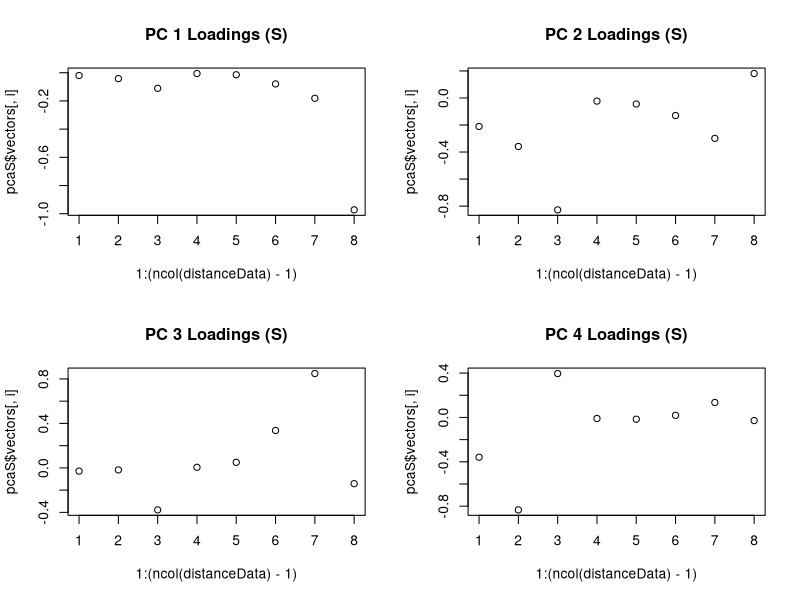
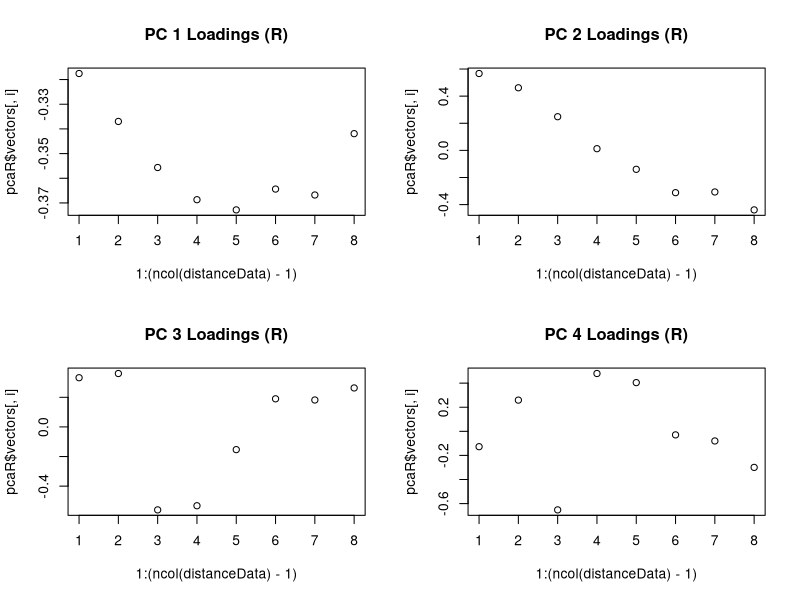
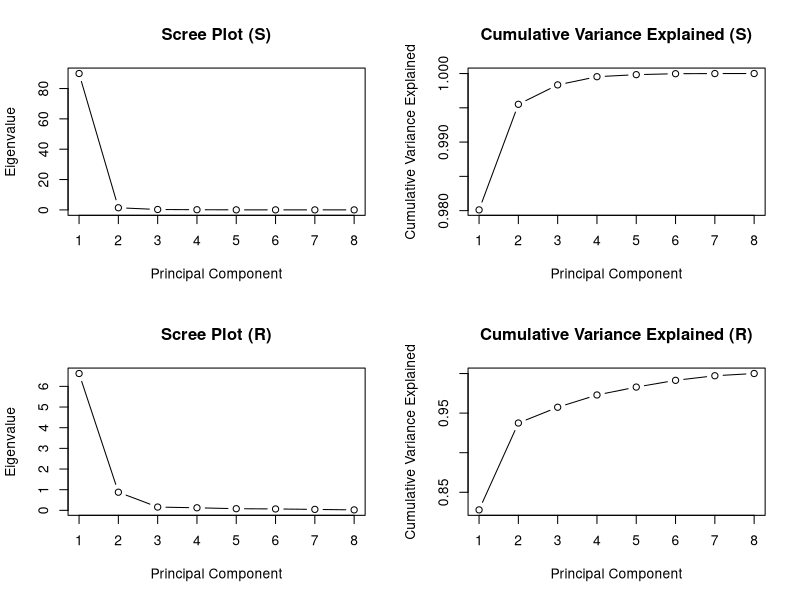

R code for these plots, in order:
## ---- chunk 1

library(MASS)
# Read the data
tempData <- read.csv("TempData.csv")

# Extract the relevant columns
decadesData <- tempData[, c('X1950s', 'X1960s', 'X1970s', 'X1980s', 'X1990s', 'X2000s')]

# Calculate mean vector and covariance matrix
meanVec <- colMeans(decadesData)
covMat <- cov(decadesData)

n <- nrow(decadesData)
p <- ncol(decadesData)

# Calculate Hotelling's T2 statistic
T2 <- n * t(meanVec) %*% solve(covMat) %*% meanVec

# Degrees of freedom
df1 <- p
df2 <- n - p

# Calculate the p-value using F-distribution
pval <- pf(T2, df1, df2, lower.tail = FALSE)

# Results
print(paste0("Hotelling's T2 statistic: ", T2))
print(paste0("Degrees of freedom: ", df1, ", ", df2))
print(paste0("P-value: ", pval))

# Check if the p-value is less than the significance level (e.g., 0.05)
if (pval < 0.05) {
  print("Reject the null hypothesis. Not all means are equal.")
} else {
  print("Fail to reject the null hypothesis. Means are equal.")
}
## ---- chunk 2
alpha <- 0.05
# Number of comparisons
m <- 5  
bonferroniFactor <- qt(1 - alpha / (2 * m), df = df2)

# Confidence Intervals
confIntervals <- matrix(NA, nrow = m, ncol = 2)
for (i in 2:(m + 1)) {
  diffMean <- meanVec[i] - meanVec[1]
  se <- sqrt(covMat[i, i] / n + covMat[1, 1] / n - 2 * covMat[i, 1] / n)
  marginOfError <- bonferroniFactor * se
  confIntervals[i - 1, ] <- c(diffMean - marginOfError, diffMean + marginOfError)
}

# Display Confidence Intervals
for (i in 2:(m + 1)) {
  print(paste0("95% Bonferroni CI for (mu", i, " - mu1): [", confIntervals[i - 1, 1], ", ", confIntervals[i - 1, 2], "]"))
}

# Check if intervals include 0
zeroIncluded <- any(confIntervals[, 1] <= 0 & confIntervals[, 2] >= 0)

# Conclusion
if (zeroIncluded) {
  print("At least one interval includes 0. Conclude that the corresponding means are not significantly different.")
} else {
  print("None of the intervals include 0. Conclude that all corresponding means are significantly different.")
}
## ---- chunk 3
skullData <- read.csv("SkullData.csv")

names(skullData)

# Split the data by Year
splitData <- split(skullData[, 2:5], skullData[, 1])

# Compute covariance matrices for each Year
covMatrices <- lapply(splitData, cov)
covMatrices
## ---- chunk 4
# Fit the MANOVA model
manovaModel <- manova(cbind(MB, BH, BL, NH) ~ Year, data = skullData)
summary(manovaModel, test = "Wilks")
## ---- chunk 5
# Univariate ANOVA for each variable
mbAnova <- aov(MB ~ Year, data = skullData)
bhAnova <- aov(BH ~ Year, data = skullData)
blAnova <- aov(BL ~ Year, data = skullData)
nhAnova <- aov(NH ~ Year, data = skullData)

# Check the p-values for each univariate ANOVA => Pr(>F)
summary(mbAnova)
summary(bhAnova)
summary(blAnova)
summary(nhAnova)
## ---- chunk 6
pollutionData <- read.csv("PollutionData.csv")

# Fit the multivariate multiple regression model
model <- lm(cbind(NO2, O3) ~ Wind + SolarRad, data = pollutionData)

summary(model)
## ---- chunk 7
trackData <- read.csv("TrackData.csv")

# Extract the columns containing distances
distanceColumns <- c("X100m.s", "X200m.s", "X400m.s", "X800m.m", "X1500m.m", "X5000m.m", "X10000m.m", "Marathon.m")
distanceData <- trackData[, c("Country", distanceColumns)]

# Covariance matrix S
covMatrix <- cov(distanceData[, -1])
covMatrix

# Correlation matrix R
corMatrix <- cor(distanceData[, -1])
corMatrix
## ---- chunk 8
eigenS <- eigen(covMatrix)
eigenS
## ---- chunk 9
eigenR <- eigen(corMatrix)
eigenR
## ---- chunk 10
# PCA using covariance matrix
pcaS <- eigenS

# PCA using correlation matrix
pcaR <- eigenR

# Plots
par(mfrow = c(2, 2))  # Setting up a 2x2 grid for subplots

# Plotting loadings for the first four principal components of S
for (i in 1:4) {
  plot(1:(ncol(distanceData) - 1), pcaS$vectors[, i], 
       main = paste("PC", i, "Loadings (S)"))
}

# Plotting loadings for the first four principal components of R
for (i in 1:4) {
  plot(1:(ncol(distanceData) - 1), pcaR$vectors[, i], 
       main = paste("PC", i, "Loadings (R)"))
}

## ---- chunk 11
# Calculate cumulative variance explained
cumVarianceS <- cumsum(pcaS$values) / sum(pcaS$values)
cumVarianceR <- cumsum(pcaR$values) / sum(pcaR$values)

# Scree plot for S
plot(1:length(pcaS$values), pcaS$values, type = 'b', 
     main = "Scree Plot (S)", xlab = "Principal Component",
     ylab = "Eigenvalue")

# Cumulative variance explained plot for S
plot(1:length(pcaS$values), cumVarianceS, type = 'b', 
     main = "Cumulative Variance Explained (S)", 
     xlab = "Principal Component", ylab = "Cumulative Variance Explained")

# Scree plot for R
plot(1:length(pcaR$values), pcaR$values, type = 'b', 
     main = "Scree Plot (R)", xlab = "Principal Component",
     ylab = "Eigenvalue")

# Cumulative variance explained plot for R
plot(1:length(pcaR$values), cumVarianceR, type = 'b', 
     main = "Cumulative Variance Explained (R)", 
     xlab = "Principal Component", ylab = "Cumulative Variance Explained")
## ---- chunk 12
nyseData <- read.csv("NYSEData.csv")

# Construct the sample covariance matrix S and find the sample principal components
covMatrix <- cov(nyseData)
print(covMatrix)
pca <- princomp(covMatrix)
print(pca)
## ---- chunk 13
# Calculate the proportion of total sample variance explained by the first three principal components
propVarExplained <- cumsum(pca$sdev^2) / sum(pca$sdev^2)
print(propVarExplained[3])
## ---- chunk 14
# Extract loadings for the first three components
loadings <- pca$loadings[, 1:3]
print(loadings)
